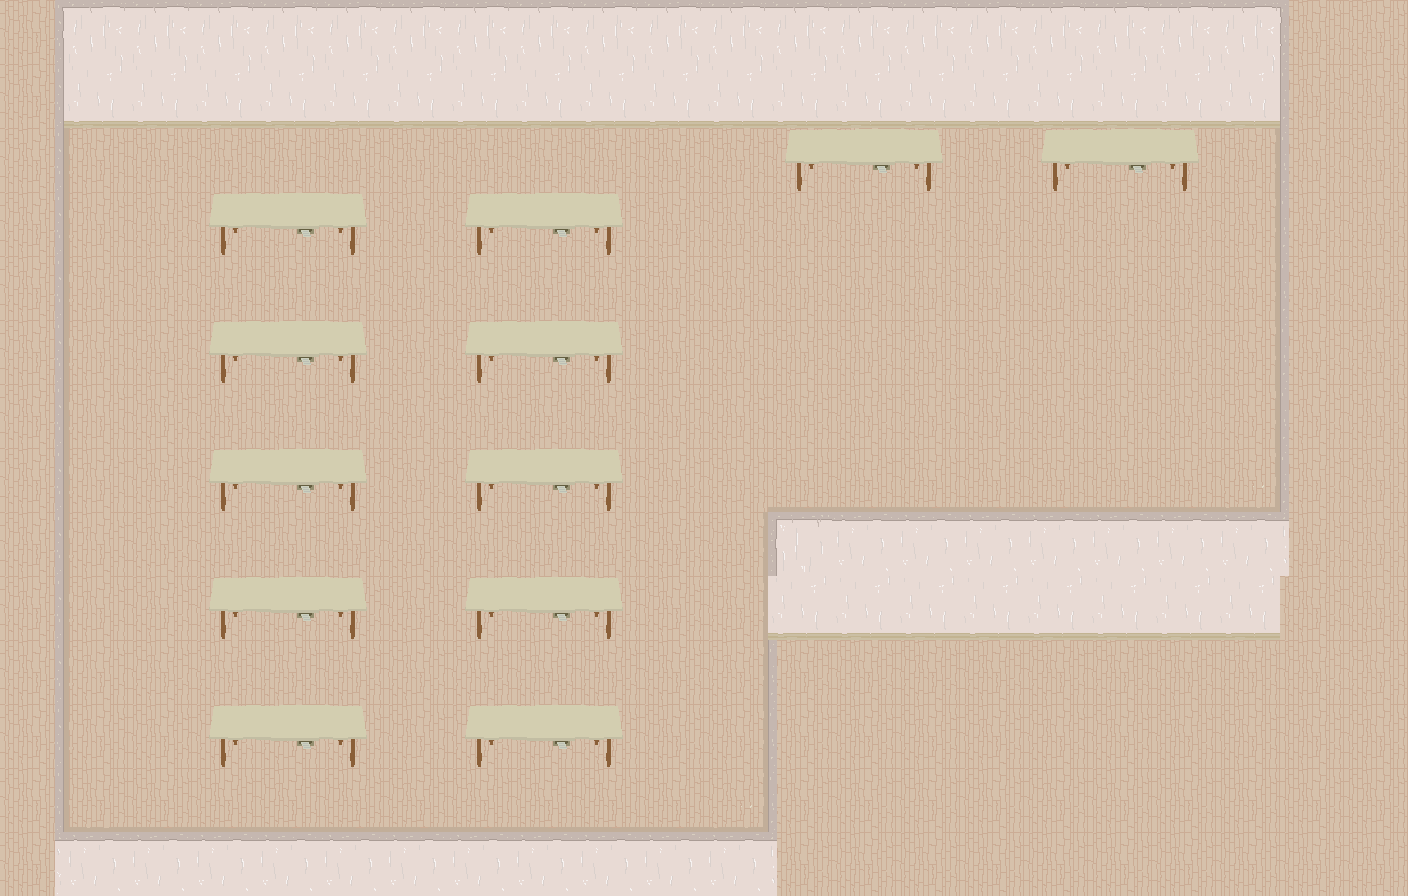

This is a level from a 2D game, rendered from its Tiled map with the project's own tilesets. A one-line summary and the complete map file follow:
An orthogonal 22x14 tile map with 64x64 px tiles, 2 tile layers (bg, fg) and 18 objects (12x tisch).

<map version="1.5" tiledversion="1.7.2" orientation="orthogonal" renderorder="right-down" width="22" height="14" tilewidth="64" tileheight="64" infinite="0" nextlayerid="4" nextobjectid="24">
 <tileset firstgid="1" source="tiles.tsx" />
 <layer id="1" name="bg" width="22" height="14">
  <data encoding="csv">
26,6,6,6,6,6,6,6,6,6,6,6,6,6,6,6,6,6,6,6,26,26,
26,22,22,22,22,22,22,22,22,22,22,22,22,22,22,22,22,22,22,22,26,26,
26,25,26,26,26,26,26,26,26,26,26,26,26,26,26,26,26,26,26,27,26,26,
26,25,26,26,26,26,26,26,26,26,26,26,26,26,26,26,26,26,26,27,26,26,
26,25,26,26,26,26,26,26,26,26,26,26,26,26,26,26,26,26,26,27,26,26,
26,25,26,26,26,26,26,26,26,26,26,26,26,26,26,26,26,26,26,27,26,26,
26,25,26,26,26,26,26,26,26,26,26,26,26,26,26,26,26,26,26,27,26,26,
26,25,26,26,26,26,26,26,26,26,26,26,42,42,42,42,42,42,42,43,26,26,
26,25,26,26,26,26,26,26,26,26,26,27,26,26,26,26,26,26,26,26,26,26,
26,25,26,26,26,26,26,26,26,26,26,27,24,26,26,26,26,26,26,26,26,26,
26,25,26,26,26,26,26,26,26,26,26,27,26,26,26,26,26,26,26,26,26,26,
26,25,26,26,26,26,26,26,26,26,26,27,26,26,26,26,26,26,26,26,26,26,
26,41,42,42,42,42,42,42,42,42,42,43,26,26,26,26,26,26,26,26,26,26,
26,26,26,26,26,26,26,26,26,26,26,26,26,26,26,26,26,26,26,26,26,26
</data>
 </layer>
 <layer id="2" name="fg" width="22" height="14">
  <data encoding="csv">
5,0,0,0,0,0,0,0,0,0,0,0,0,0,0,0,0,0,0,0,7,0,
21,0,0,0,0,0,0,0,0,0,0,0,0,0,0,0,0,0,0,0,23,0,
21,0,0,0,0,0,0,0,0,0,0,0,17,18,19,0,17,18,19,0,23,0,
21,0,0,17,18,19,0,17,18,19,0,0,0,0,0,0,0,0,0,0,23,24,
21,0,0,0,0,0,0,0,0,0,0,0,0,0,0,0,0,0,0,0,23,0,
21,0,0,17,18,19,0,17,18,19,0,0,0,0,0,0,0,0,0,0,23,0,
21,0,0,0,0,0,0,0,0,0,0,0,0,0,0,0,0,0,0,0,23,0,
21,0,0,17,18,19,0,17,18,19,0,0,0,0,0,0,0,0,0,0,23,0,
21,0,0,0,0,0,0,0,0,0,0,8,71,38,38,38,38,38,38,38,39,0,
21,0,0,17,18,19,0,17,18,19,0,8,22,22,22,22,22,22,22,22,0,0,
21,0,0,0,0,0,0,0,0,0,0,0,23,0,0,0,0,0,0,0,0,0,
21,0,0,17,18,19,0,17,18,19,0,0,23,0,0,0,0,0,0,0,0,0,
21,0,0,0,0,0,0,0,0,0,0,0,23,0,0,0,0,0,0,0,0,0,
37,38,38,38,38,38,38,38,38,38,38,38,39,0,0,0,0,0,0,0,0,0
</data>
 </layer>
 <objectgroup id="3" name="collider">
  <object id="6" x="16" y="1" width="48" height="894.818" />
  <object id="7" x="64" y="883.75" width="703.5" height="11.75" />
  <object id="8" x="768" y="566.25" width="23" height="328.5" />
  <object id="9" x="791" y="566.75" width="497.5" height="18.5" />
  <object id="10" x="1279.75" y="63.75" width="10" height="502.25" />
  <object id="11" x="63.75" y="64.25" width="1216" height="63.5" />
  <object id="12" name="tisch" x="220.75" y="227" width="134" height="27.25" />
  <object id="13" name="tisch" x="221.25" y="355.625" width="134" height="27.25" />
  <object id="14" name="tisch" x="220.5" y="483.875" width="134" height="27.25" />
  <object id="15" name="tisch" x="477" y="483.375" width="134" height="27.25" />
  <object id="16" name="tisch" x="476.5" y="356.375" width="134" height="27.25" />
  <object id="17" name="tisch" x="476.5" y="228.875" width="134" height="27.25" />
  <object id="18" name="tisch" x="220.167" y="612.917" width="134" height="27.25" />
  <object id="19" name="tisch" x="219.417" y="741.167" width="134" height="27.25" />
  <object id="20" name="tisch" x="475.917" y="740.667" width="134" height="27.25" />
  <object id="21" name="tisch" x="475.417" y="613.667" width="134" height="27.25" />
  <object id="22" name="tisch" x="798.458" y="165.438" width="134" height="27.25" />
  <object id="23" name="tisch" x="1054.21" y="167.313" width="134" height="27.25" />
 </objectgroup>
</map>